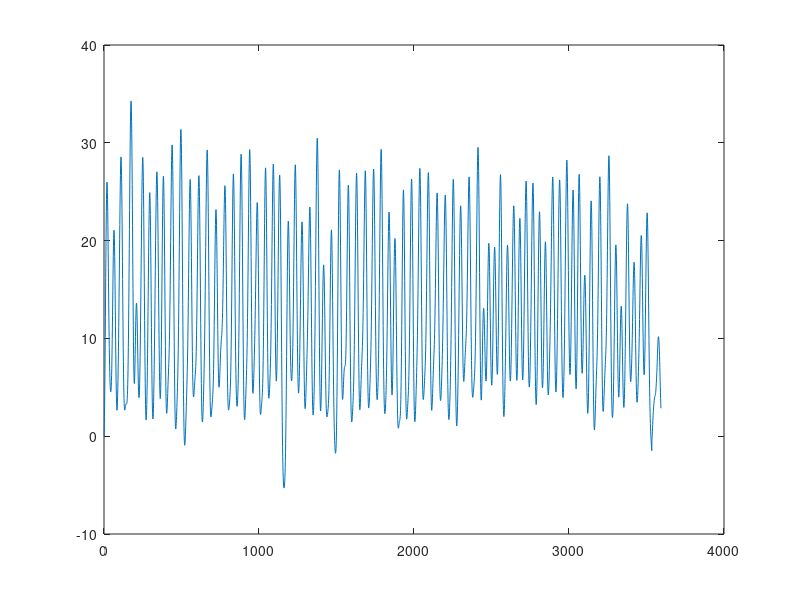

Here is the MATLAB script that generated this plot:
%angles = load('angulos_sem_mudancas_de_coordenadas.mat');
angles = load('angulos_processados.mat');

%angle_1_person = angles.angulos(:,:,1);
angle_1_person = angles.angulos_processados(:,:,1);

angle_1_person = transpose(angle_1_person);
angle_1_person_plot = transpose(angle_1_person(1:3593));
plot(angle_1_person_plot);
dlmwrite('angle_1_person.csv',angle_1_person, 'delimiter', ',', 'precision', 3) 

march = load('marcha_sem_mudancas_de_coordenadas.mat','-ASCII');
march_1_person = march(:,:,1);
march_1_person = transpose(march_1_person);

dlmwrite('march_1_person.csv',march_1_person, 'delimiter', ',','precision', 3);
